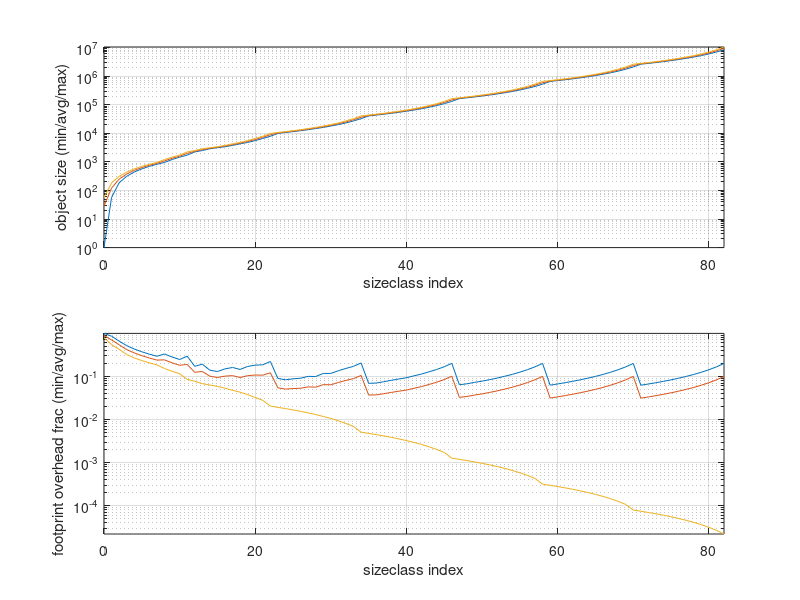

Here is the MATLAB script that generated this plot:
close all
clear all

io_block = 128;

ctl_sz   =   8;
key_sz   =  32;
info_sz  =  16;
ftr_sz   =  16;

pair_framing = ctl_sz + key_sz + info_sz + ftr_sz;

val_min  = 0;
val_max  = 10*2^20 + io_block - pair_framing;

obj_cnt_min       = 4;
obj_cnt_max       = 16;
obj_footprint_min = io_block*ceil( ( io_block + pair_framing + val_min ) / io_block );
obj_footprint_max = io_block*ceil( ( io_block + pair_framing + val_max ) / io_block );
root_sb_footprint = io_block + obj_cnt_min*obj_footprint_max;
gamma             = obj_cnt_max / (obj_cnt_max-1);

szc_cnt = 0;

sb_footprint         = root_sb_footprint;
obj_footprint_target = obj_footprint_max;
while obj_footprint_target>=obj_footprint_min,

  ofp = io_block*round( obj_footprint_target / io_block );
  while 1,
    ocnt = floor( (sb_footprint - io_block) / ofp );
    if ocnt<=obj_cnt_max, break; endif

    % More than obj_cnt_max objects fit into the current superblock.
    % Pick a new superblock size to be the smallest object footprint in
    % an already computed sizeclass sufficient to hold a superblock with
    % obj_cnt_min ofp sized objects.  If there are none (i.e. the needed
    % superblock size is larger than the object footprints for all the
    % already computed sizeclasses), use the already computed sizeclass
    % with the largest object footprint (the resulting superblock for
    % ofp sized objects will have fewer than obj_cnt_min objects but
    % that's unavoidable).

    idx = find( obj_footprint >= io_block + ofp*obj_cnt_min, 1, 'last' );
    if isempty(idx), idx = 1; endif
    sb_footprint = obj_footprint( idx );
  endwhile

  if ~((2<=ocnt) & (ocnt<=64)), error( 'hmmm' ); endif

  szc_cnt++;
  obj_footprint   (szc_cnt) = io_block*floor( (sb_footprint - io_block) / (io_block*ocnt) );
  obj_val_max     (szc_cnt) = obj_footprint(szc_cnt) - io_block - pair_framing;
  obj_cnt         (szc_cnt) = ocnt;
  parent_footprint(szc_cnt) = sb_footprint;

  obj_footprint_target /= gamma;
endwhile

% Sort by object footprint, discarding redundant and/or runt sizeclasses

[~,idx] = unique( obj_footprint, 'first' );
obj_footprint    = obj_footprint   (idx);
obj_val_max      = obj_val_max     (idx);
obj_cnt          = obj_cnt         (idx);
parent_footprint = parent_footprint(idx);

keep = diff(obj_footprint) > 0.25*(gamma-1)*obj_footprint(1:(end-1));
keep(end+1) = 1;

obj_footprint    = obj_footprint   (keep);
obj_val_max      = obj_val_max     (keep);
obj_cnt          = obj_cnt         (keep);
parent_footprint = parent_footprint(keep);

szc_cnt = length(obj_footprint);

% Determine sizeclass nesting

for szc=1:szc_cnt,
  pfp  = io_block + obj_cnt(szc)*obj_footprint(szc);
  pszc = find( pfp<=obj_footprint, 1, 'first' );
  if isempty(pszc),
    parent_footprint(szc) = root_sb_footprint;
    parent_szc(szc)       = szc_cnt+1;
  else
    parent_footprint(szc) = obj_footprint(pszc);
    parent_szc(szc)       = pszc;
  endif
endfor

szc_thresh = szc_cnt;

printf( '#define FD_VINYL_VAL_MAX (%uUL) /* autogenerated */\n', val_max );
printf( '\n' );
printf( '#define FD_VINYL_DATA_VOL_FOOTPRINT (%uUL) /* autogenerated */\n', max( parent_footprint ) );
printf( '#define FD_VINYL_DATA_SZC_CNT       (%uUL) /* autogenerated */\n', szc_cnt );
printf( '#define FD_VINYL_DATA_SZC_ITER_MAX  (%uUL) /* autogenerated */\n', ceil( log2( szc_cnt ) ) );
printf( '\n' );
printf( '######################################################################################################\n' );
printf( '#include \"fd_vinyl_data.h\"\n' );
printf( '\n' );
printf( '/* This table autogenerated\n' );
printf( '     io_block          %i\n',      io_block          );
printf( '     ctl_sz            %i\n',      ctl_sz            );
printf( '     key_sz            %i\n',      key_sz            );
printf( '     info_sz           %i\n',      info_sz           );
printf( '     ftr_sz            %i\n',      ftr_sz            );
printf( '     obj_cnt_min       %i\n',      obj_cnt_min       );
printf( '     obj_cnt_max       %i\n',      obj_cnt_max       );
printf( '     val_min           %i\n',      val_min           );
printf( '     val_max           %i\n',      val_max           );
printf( '     root_sb_footprint %i\n',      root_sb_footprint );
printf( '     gamma             %.6e */\n', gamma             );
printf( '\n' );
printf( 'fd_vinyl_data_szc_cfg_t const fd_vinyl_data_szc_cfg[ FD_VINYL_DATA_SZC_CNT ] = {\n' );
for szc=1:szc_cnt,
  ocnt = obj_cnt         (szc);
  ofp  = obj_footprint   (szc);
  pszc = parent_szc      (szc);
  pfp  = parent_footprint(szc);
  printf( '  /* %3u */ { %10uU, (ushort)%2u, (ushort)%3u }, // obj_footprint %10u parent_footprint %10u slack %5u\n', ...
          szc-1, obj_val_max(szc), ocnt, pszc-1, ofp, pfp, pfp - (io_block+ocnt*ofp) );
endfor
printf( '};\n' );

obj_val_min = shift(obj_val_max,1) + 1; obj_val_min(1) = 1;
obj_val_avg = 0.5*(obj_val_min+obj_val_max);

denom   = io_block./obj_cnt + obj_footprint; % Ideally would have SB nesting accounted too (but its in the noise)
eff_min = obj_val_min./denom;
eff_avg = obj_val_avg./denom;
eff_max = obj_val_max./denom;

szc_idx = 0:(szc_cnt-1);

subplot(2,1,1);
semilogy( szc_idx, [ obj_val_min; obj_val_avg; obj_val_max ] );
axis tight;
grid;
xlabel( 'sizeclass index' );
ylabel( 'object size (min/avg/max)' );

subplot(2,1,2);
semilogy( szc_idx, 1 - [eff_min; eff_avg; eff_max] );
axis tight;
grid;
xlabel( 'sizeclass index' );
ylabel( 'footprint overhead frac (min/avg/max)' );
